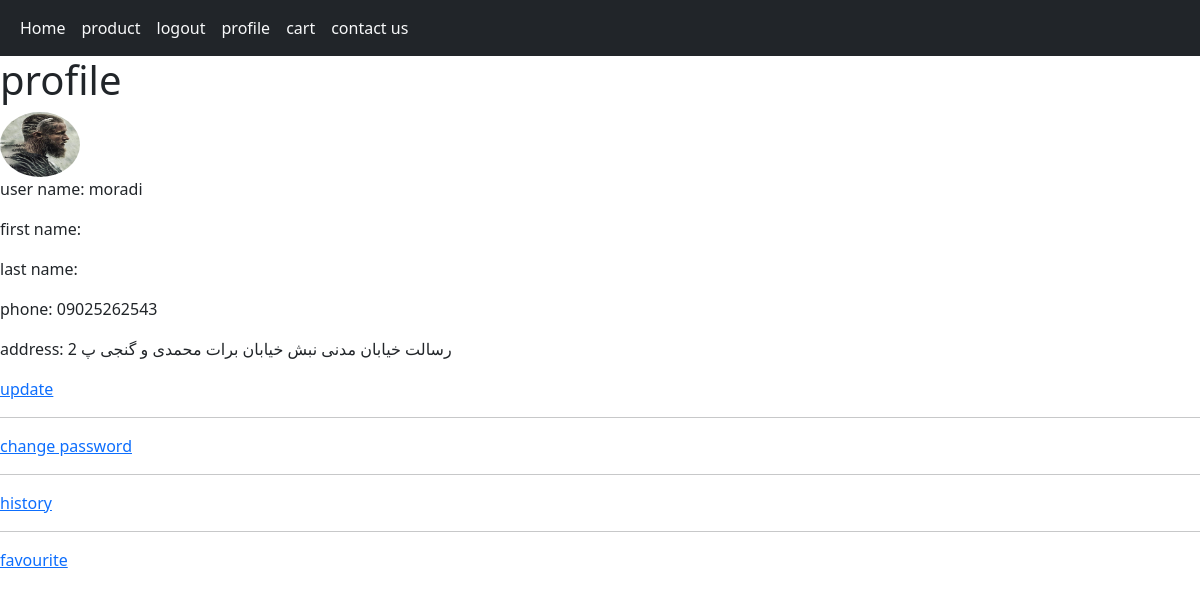
/accounts/profile/ (signed in), run on the app's committed database.
### accounts/models.py (models this page shows, shortened)
class Profile(models.Model):
    user = models.OneToOneField(User,on_delete = models.CASCADE)
    phone = PhoneField(null = True,blank = True)
    address = models.CharField(max_length = 50,null = True,blank = True)
    profile_image = models.ImageField(upload_to = 'profile',default='DefaultUser.webp')

### accounts/views.py (the view)
# urls.py: path('profile/',views.user_profile,name = 'profile'),
@login_required(login_url ='accounts:login')
def user_profile(request):
    profile = Profile.objects.get(user_id = request.user.id)
    return render(request,'accounts/profile.html',{'profile':profile})

### accounts/templates/accounts/profile.html (shortened to what this page needs)
{% extends 'main.html' %}
{% block body %}
<h1>profile</h1>
<img src="{{profile.profile_image.url}}" style="width: 80px; height: 65px; border-radius: 100%;">
<p>user name: {{profile.user.username}}</p>
<p>first name: {{profile.user.first_name}}</p>
<p>last name: {{profile.user.last_name}}</p>
<p>phone: {{profile.phone}}</p>
<p>address: {{profile.address}}</p>
<a href="{% url 'accounts:update' %}">update </a>
<hr>
<a href="{% url 'accounts:change' %}">change password </a>
<hr>
<a href="{% url 'accounts:history' %}"> history </a>
<hr>
<a href="{% url 'accounts:favourite' %}"> favourite </a>
{% endblock %}

### data on the page
Profile: profile_image (picture), user.username "moradi", phone "09025262543", address "رسالت خیابان مدنی نبش خیابان برات محمدی و گنجی پ 2"
